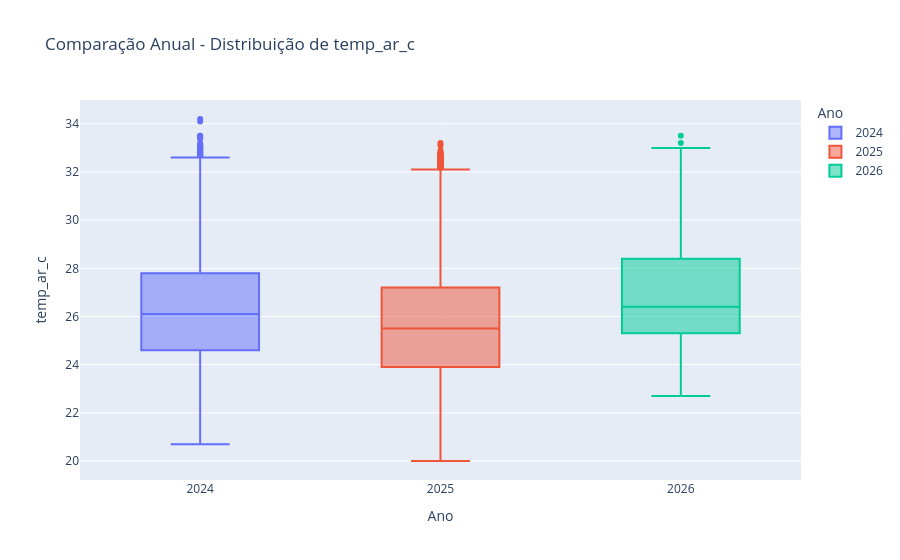
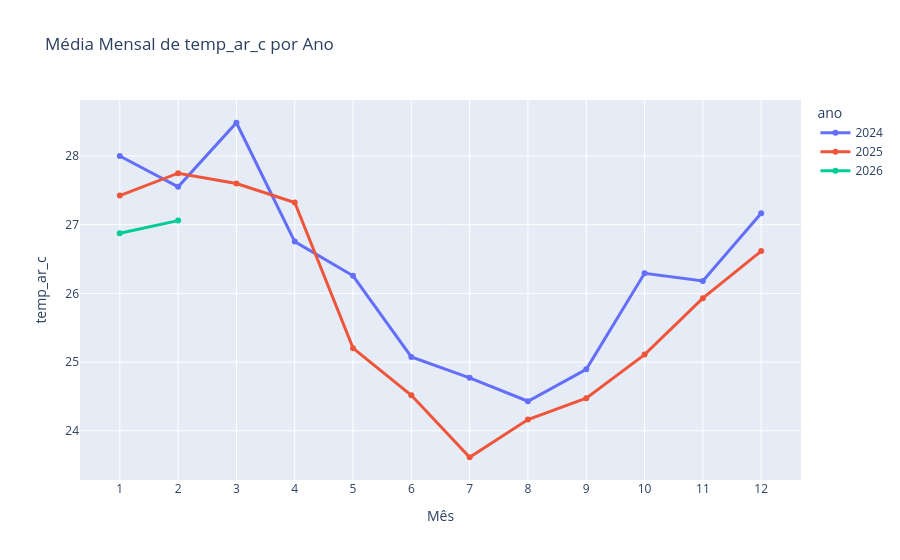
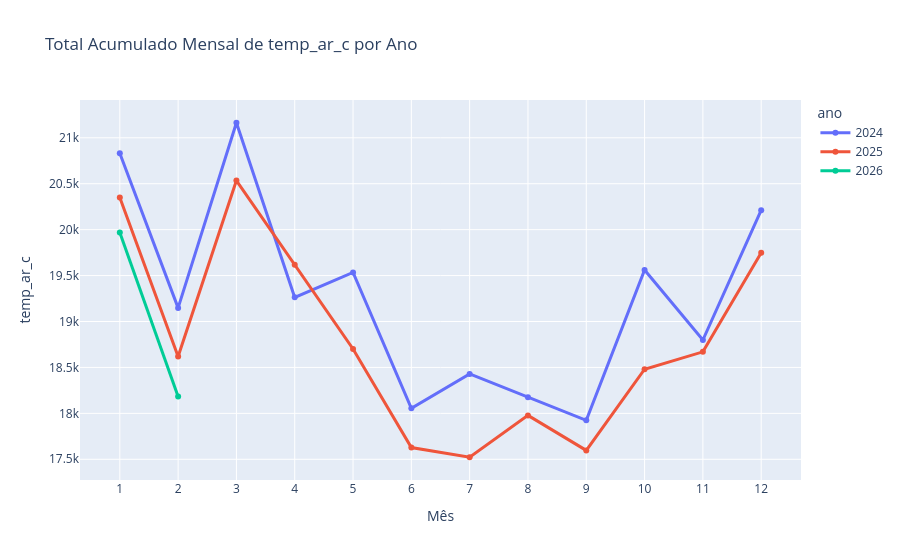
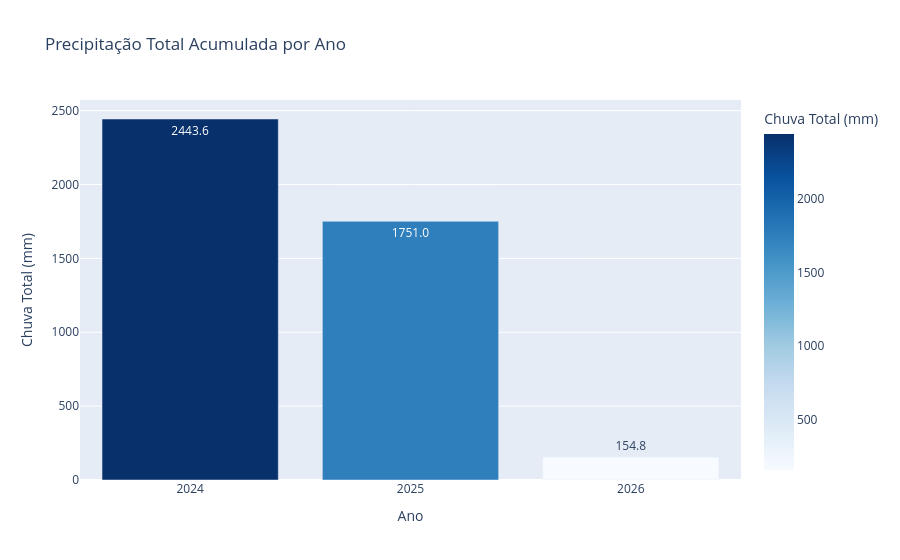

Notebook source saved alongside these figures, in order:
### Code cell
analise_anos = AnaliseAnualEDA(df_final)

analise_anos.comparar_distribuicao_anual('temp_ar_c')

analise_anos.evolucao_mensal_por_ano('temp_ar_c', agregacao='mean')

analise_anos.evolucao_mensal_por_ano('temp_ar_c', agregacao='sum')

analise_anos.acumulado_anual_precipitacao()

analise_anos.contar_dias_extremos(temperatura_limite=32, tipo='max')

analise_anos.perfil_horario_por_ano('temp_ar_c')

analise_anos.distribuicao_horaria_por_ano('temp_ar_c')

analise_anos.evolucao_diaria_por_ano('temp_ar_c')

analise_anos.heatmap_hora_mes_por_ano('temp_ar_c')

### Figure 1 — Plotly figure (JSON) as saved in the notebook; plotly's stock layout.template omitted (floating-point values rounded to 4 significant figures; data arrays with more than 128 entries replaced by an {"elided": "..."} marker saying what was removed)
{"data": [{"alignmentgroup": "True", "hovertemplate": "Ano=%{x}<br>temp_ar_c=%{y}<extra></extra>", "legendgroup": "2024", "marker": {"color": "#636efa"}, "name": "2024", "notched": false, "offsetgroup": "2024", "orientation": "v", "showlegend": true, "type": "box", "x": {"elided": "8784 int values"}, "x0": " ", "xaxis": "x", "y": {"elided": "8784 float values"}, "y0": " ", "yaxis": "y"}, {"alignmentgroup": "True", "hovertemplate": "Ano=%{x}<br>temp_ar_c=%{y}<extra></extra>", "legendgroup": "2025", "marker": {"color": "#EF553B"}, "name": "2025", "notched": false, "offsetgroup": "2025", "orientation": "v", "showlegend": true, "type": "box", "x": {"elided": "8760 int values"}, "x0": " ", "xaxis": "x", "y": {"elided": "8760 float values"}, "y0": " ", "yaxis": "y"}, {"alignmentgroup": "True", "hovertemplate": "Ano=%{x}<br>temp_ar_c=%{y}<extra></extra>", "legendgroup": "2026", "marker": {"color": "#00cc96"}, "name": "2026", "notched": false, "offsetgroup": "2026", "orientation": "v", "showlegend": true, "type": "box", "x": {"elided": "1416 int values"}, "x0": " ", "xaxis": "x", "y": {"elided": "1416 float values"}, "y0": " ", "yaxis": "y"}], "layout": {"boxmode": "overlay", "legend": {"title": {"text": "Ano"}, "tracegroupgap": 0}, "title": {"text": "Comparação Anual - Distribuição de temp_ar_c"}, "xaxis": {"anchor": "y", "categoryarray": [2024, 2025, 2026], "categoryorder": "array", "domain": [0, 1], "title": {"text": "Ano"}, "type": "category"}, "yaxis": {"anchor": "x", "domain": [0, 1], "title": {"text": "temp_ar_c"}}}}

### Figure 2 — Plotly figure (JSON) as saved in the notebook; plotly's stock layout.template omitted (floating-point values rounded to 4 significant figures)
{"data": [{"hovertemplate": "ano=2024<br>Mês=%{x}<br>temp_ar_c=%{y}<extra></extra>", "legendgroup": "2024", "line": {"color": "#636efa", "dash": "solid", "width": 3}, "marker": {"symbol": "circle"}, "mode": "lines+markers", "name": "2024", "orientation": "v", "showlegend": true, "type": "scatter", "x": [1, 2, 3, 4, 5, 6, 7, 8, 9, 10, 11, 12], "xaxis": "x", "y": [28.0, 27.55, 28.48, 26.75, 26.26, 25.08, 24.77, 24.43, 24.9, 26.29, 26.18, 27.17], "yaxis": "y"}, {"hovertemplate": "ano=2025<br>Mês=%{x}<br>temp_ar_c=%{y}<extra></extra>", "legendgroup": "2025", "line": {"color": "#EF553B", "dash": "solid", "width": 3}, "marker": {"symbol": "circle"}, "mode": "lines+markers", "name": "2025", "orientation": "v", "showlegend": true, "type": "scatter", "x": [1, 2, 3, 4, 5, 6, 7, 8, 9, 10, 11, 12], "xaxis": "x", "y": [27.42, 27.75, 27.6, 27.32, 25.2, 24.52, 23.61, 24.16, 24.47, 25.11, 25.93, 26.62], "yaxis": "y"}, {"hovertemplate": "ano=2026<br>Mês=%{x}<br>temp_ar_c=%{y}<extra></extra>", "legendgroup": "2026", "line": {"color": "#00cc96", "dash": "solid", "width": 3}, "marker": {"symbol": "circle"}, "mode": "lines+markers", "name": "2026", "orientation": "v", "showlegend": true, "type": "scatter", "x": [1, 2], "xaxis": "x", "y": [26.87, 27.06], "yaxis": "y"}], "layout": {"legend": {"title": {"text": "ano"}, "tracegroupgap": 0}, "title": {"text": "Média Mensal de temp_ar_c por Ano"}, "xaxis": {"anchor": "y", "domain": [0, 1], "dtick": 1, "tick0": 1, "tickmode": "linear", "title": {"text": "Mês"}}, "yaxis": {"anchor": "x", "domain": [0, 1], "title": {"text": "temp_ar_c"}}}}

### Figure 3 — Plotly figure (JSON) as saved in the notebook; plotly's stock layout.template omitted (floating-point values rounded to 4 significant figures)
{"data": [{"hovertemplate": "ano=2024<br>Mês=%{x}<br>temp_ar_c=%{y}<extra></extra>", "legendgroup": "2024", "line": {"color": "#636efa", "dash": "solid", "width": 3}, "marker": {"symbol": "circle"}, "mode": "lines+markers", "name": "2024", "orientation": "v", "showlegend": true, "type": "scatter", "x": [1, 2, 3, 4, 5, 6, 7, 8, 9, 10, 11, 12], "xaxis": "x", "y": [20830.0, 19150.0, 21160.0, 19260.0, 19530.0, 18050.0, 18430.0, 18180.0, 17920.0, 19560.0, 18800.0, 20210.0], "yaxis": "y"}, {"hovertemplate": "ano=2025<br>Mês=%{x}<br>temp_ar_c=%{y}<extra></extra>", "legendgroup": "2025", "line": {"color": "#EF553B", "dash": "solid", "width": 3}, "marker": {"symbol": "circle"}, "mode": "lines+markers", "name": "2025", "orientation": "v", "showlegend": true, "type": "scatter", "x": [1, 2, 3, 4, 5, 6, 7, 8, 9, 10, 11, 12], "xaxis": "x", "y": [20350.0, 18620.0, 20530.0, 19620.0, 18700.0, 17630.0, 17520.0, 17980.0, 17600.0, 18480.0, 18670.0, 19750.0], "yaxis": "y"}, {"hovertemplate": "ano=2026<br>Mês=%{x}<br>temp_ar_c=%{y}<extra></extra>", "legendgroup": "2026", "line": {"color": "#00cc96", "dash": "solid", "width": 3}, "marker": {"symbol": "circle"}, "mode": "lines+markers", "name": "2026", "orientation": "v", "showlegend": true, "type": "scatter", "x": [1, 2], "xaxis": "x", "y": [19970.0, 18180.0], "yaxis": "y"}], "layout": {"legend": {"title": {"text": "ano"}, "tracegroupgap": 0}, "title": {"text": "Total Acumulado Mensal de temp_ar_c por Ano"}, "xaxis": {"anchor": "y", "domain": [0, 1], "dtick": 1, "tick0": 1, "tickmode": "linear", "title": {"text": "Mês"}}, "yaxis": {"anchor": "x", "domain": [0, 1], "title": {"text": "temp_ar_c"}}}}

### Figure 4 — Plotly figure (JSON) as saved in the notebook; plotly's stock layout.template omitted (floating-point values rounded to 4 significant figures)
{"data": [{"hovertemplate": "Ano=%{x}<br>Chuva Total (mm)=%{marker.color}<extra></extra>", "legendgroup": "", "marker": {"color": [2444.0, 1751.0, 154.8], "coloraxis": "coloraxis", "pattern": {"shape": ""}}, "name": "", "orientation": "v", "showlegend": false, "textposition": "auto", "texttemplate": "%{y:.1f}", "type": "bar", "x": [2024, 2025, 2026], "xaxis": "x", "y": [2444.0, 1751.0, 154.8], "yaxis": "y"}], "layout": {"barmode": "relative", "coloraxis": {"colorbar": {"title": {"text": "Chuva Total (mm)"}}, "colorscale": [[0, "rgb(247,251,255)"], [0.125, "rgb(222,235,247)"], [0.25, "rgb(198,219,239)"], [0.375, "rgb(158,202,225)"], [0.5, "rgb(107,174,214)"], [0.625, "rgb(66,146,198)"], [0.75, "rgb(33,113,181)"], [0.875, "rgb(8,81,156)"], [1, "rgb(8,48,107)"]]}, "legend": {"tracegroupgap": 0}, "title": {"text": "Precipitação Total Acumulada por Ano"}, "xaxis": {"anchor": "y", "domain": [0, 1], "title": {"text": "Ano"}, "type": "category"}, "yaxis": {"anchor": "x", "domain": [0, 1], "title": {"text": "Chuva Total (mm)"}}}}
